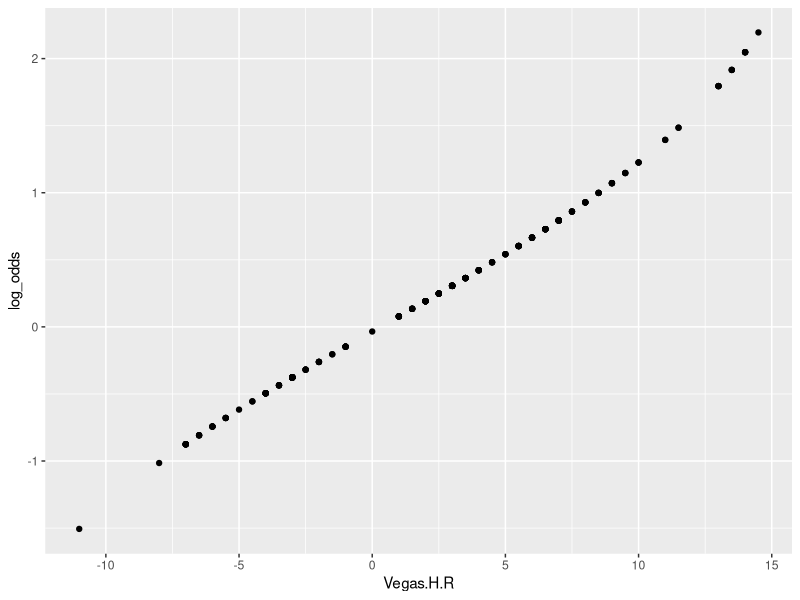
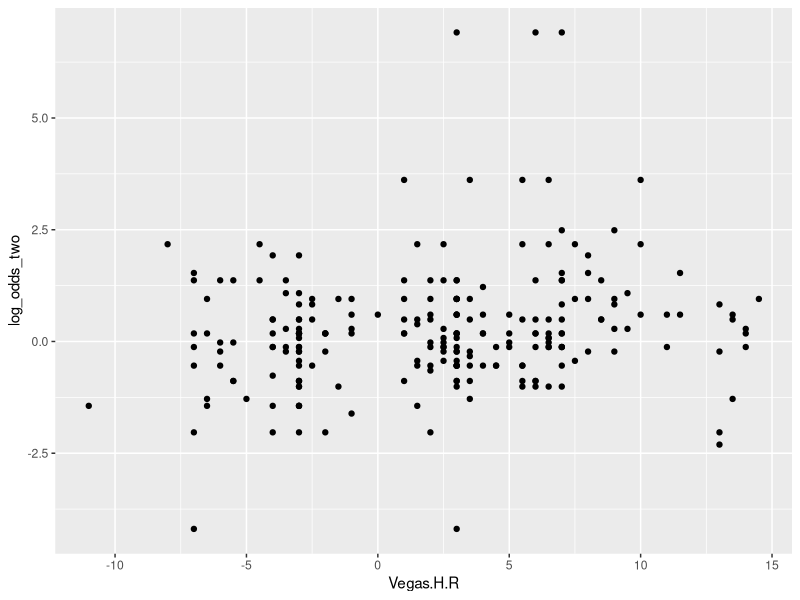

Recreate these plots in R, in order.
## ---- chunk 1
knitr::opts_chunk$set(echo = TRUE)
## ---- chunk 2
# Import Libraries 
library(tidyverse)
## ---- chunk 3
# Load in data 
footballdata <- read.table("NFL2010.txt", head = T, sep = ",")
## ---- chunk 4
modeldata <- footballdata %>%
  mutate(response1 = case_when(
    Home.win == "home win" ~ 1,
    Home.win == "road win" ~ 0
  ))


model1 <- glm(response1 ~ Vegas.H.R, data = modeldata)
## ---- chunk 5
model2 <- glm(response1 ~ Halftime.H.R, data = modeldata)
## ---- chunk 6
# get predicted values and log odds
modeldata <- modeldata %>%
  mutate(predicted_values = predict(model1)) %>%
  mutate(log_odds = log(predicted_values/(1- predicted_values))) 

assumption_plot <- modeldata %>%
  ggplot(aes(x = Vegas.H.R, y = log_odds)) +
  geom_point() 

assumption_plot

# get predicted values and log odds
modeldata <- modeldata %>%
  mutate(predicted_values2 = predict(model2)) %>%
  mutate(log_odds_two = log(predicted_values2/(1- predicted_values2))) 

assumption_plot2 <- modeldata %>%
  ggplot(aes(x = Vegas.H.R, y = log_odds_two)) +
  geom_point() 

assumption_plot2
